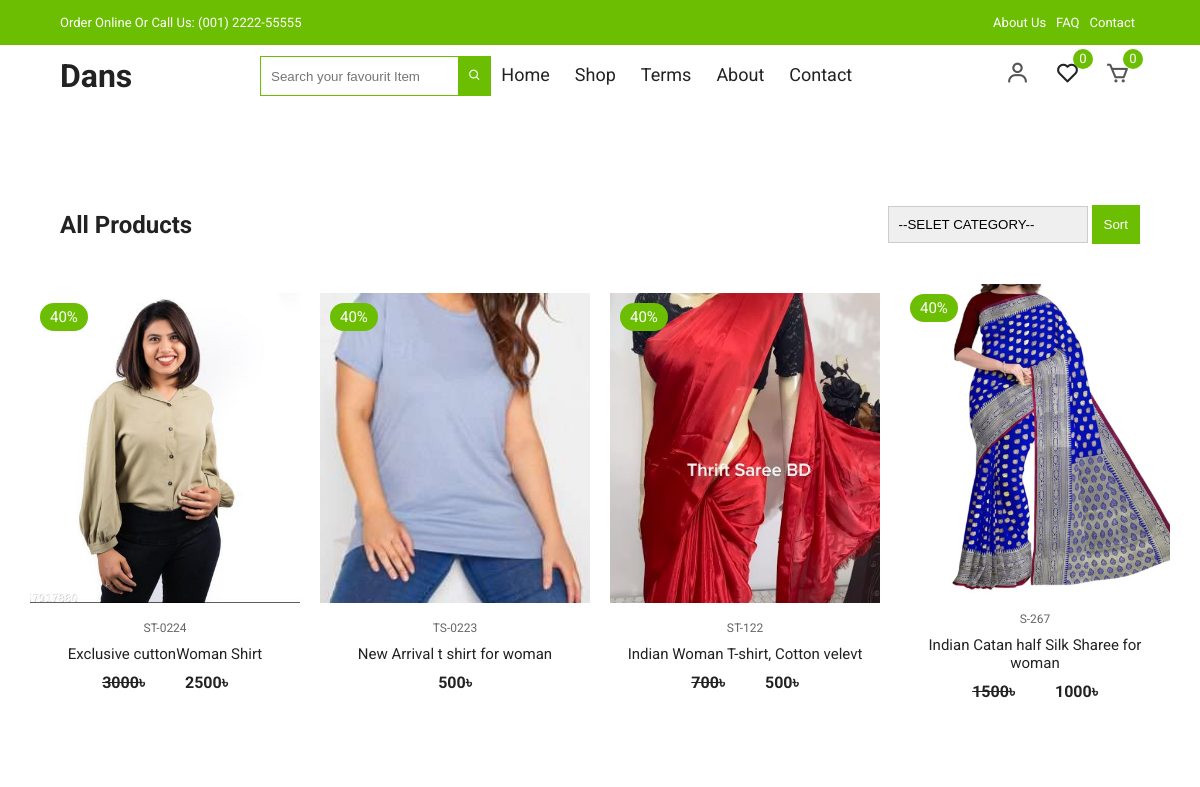
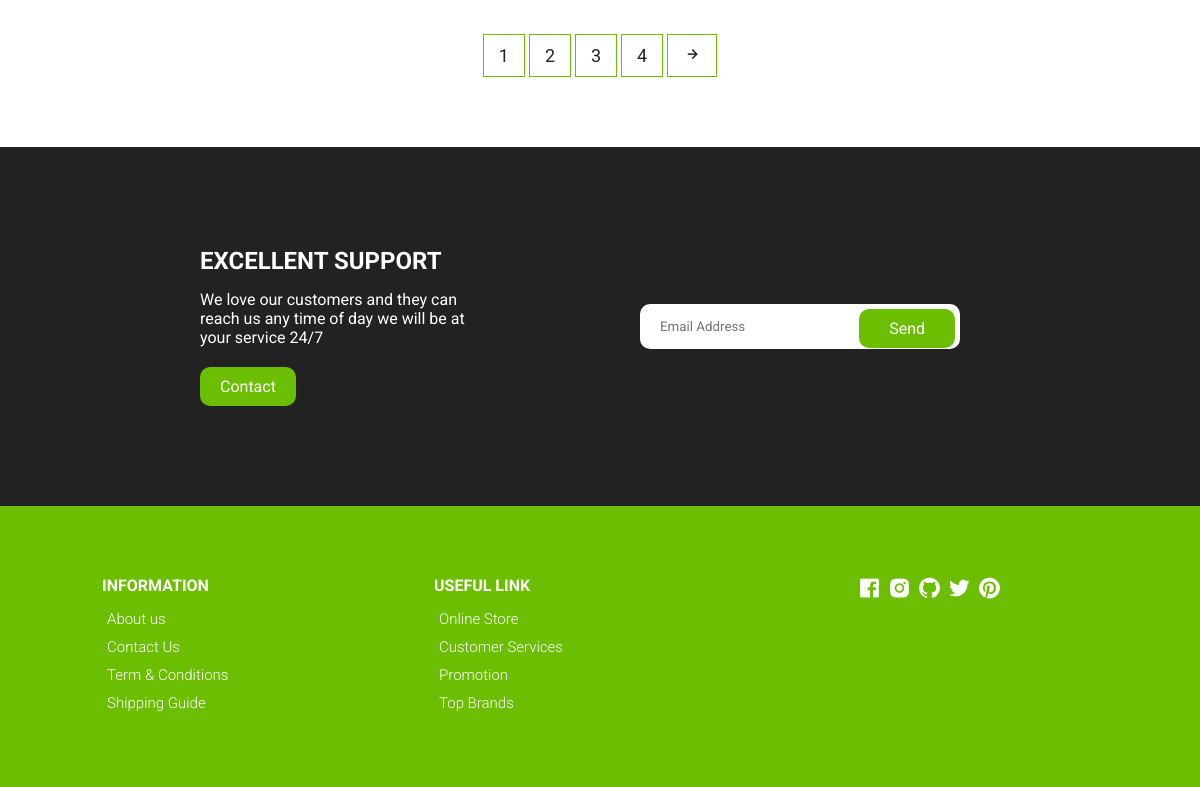
The page /product-shop/ on the database as committed earlier (2 pictures, top to bottom).
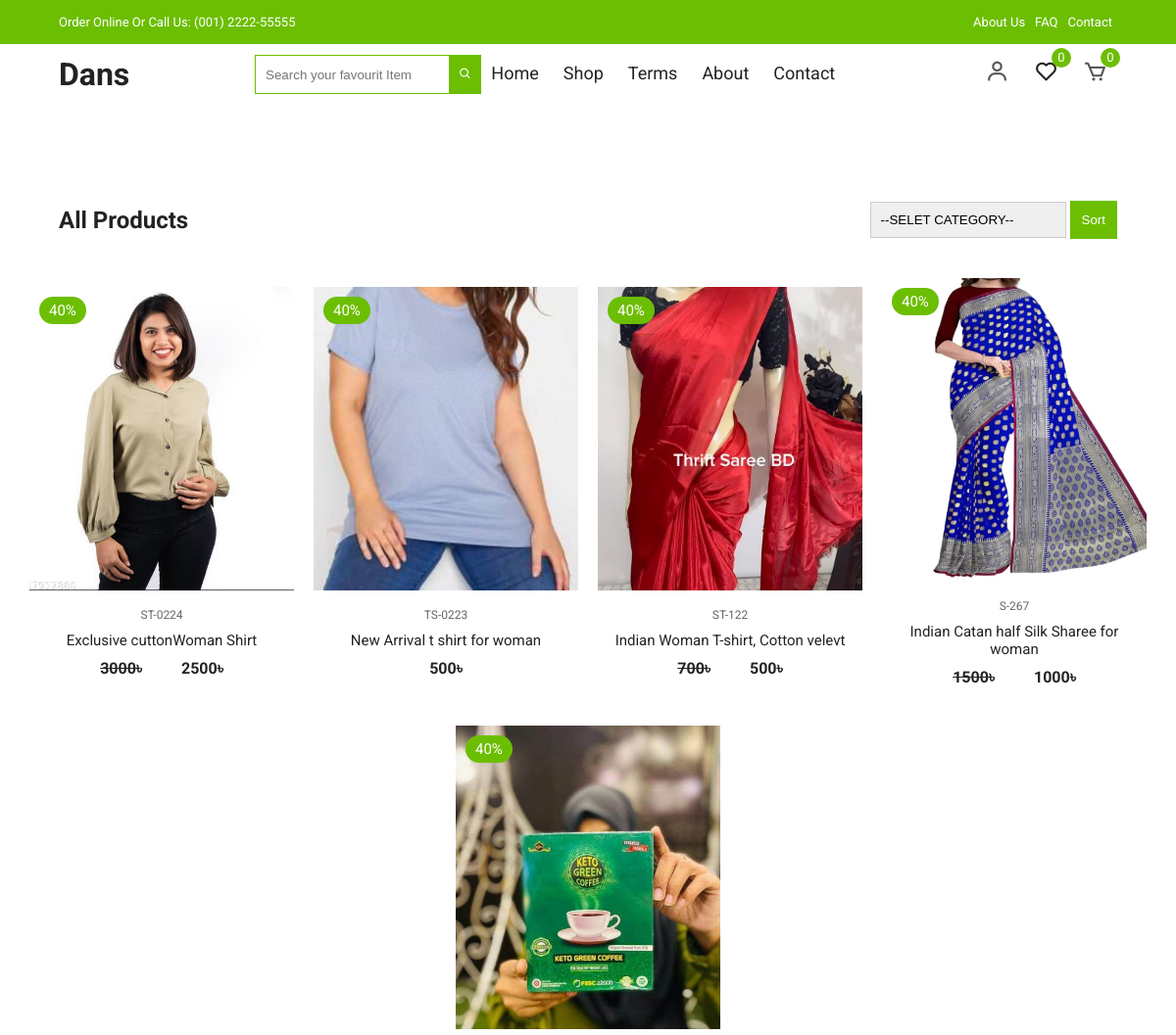
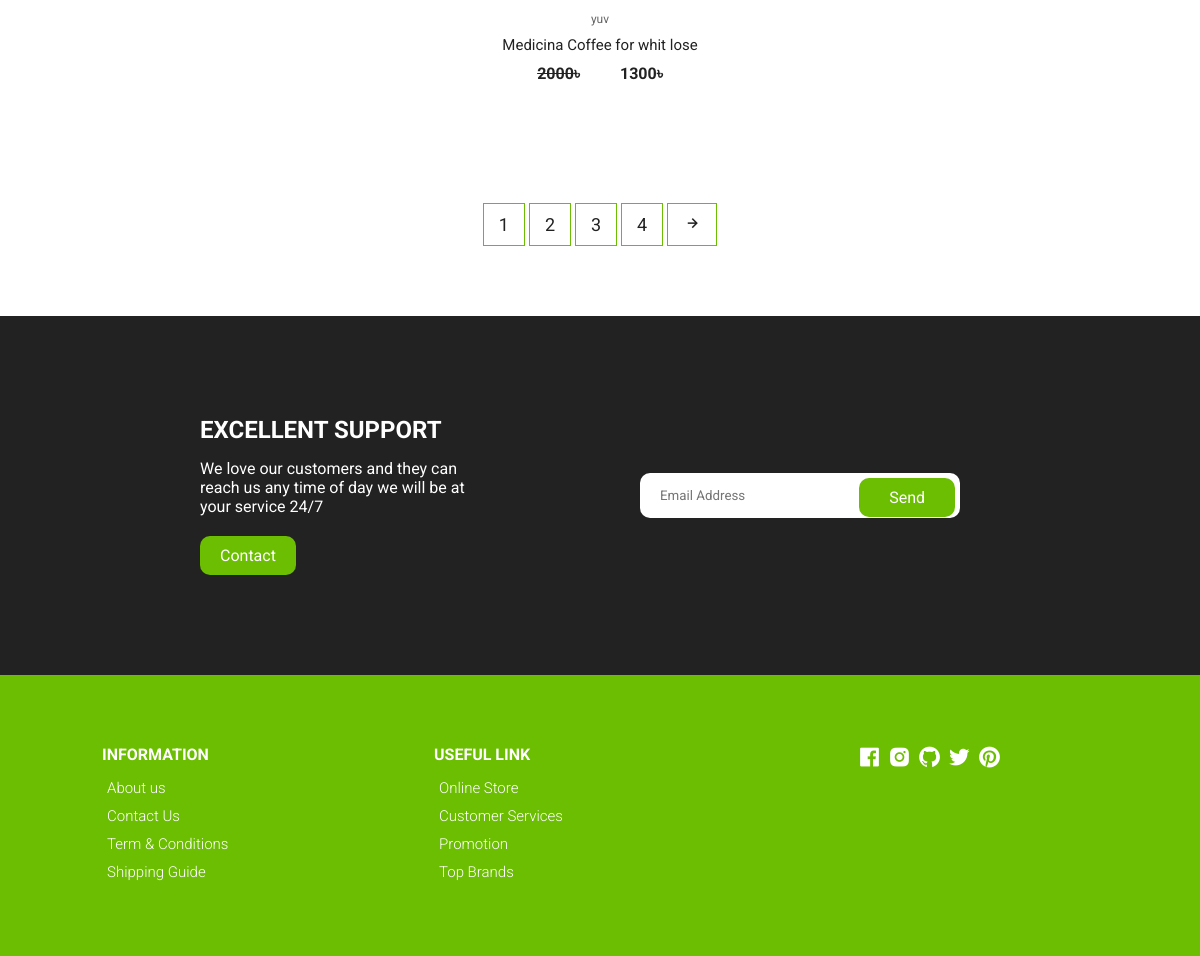
The same page on the database as committed later (2 pictures, top to bottom).
### shopApp/models.py (models this page shows, shortened)
class Product(models.Model):
    product_name         = models.CharField(max_length=260)
    product_code         = models.CharField(max_length=20)
    product_quintity     = models.IntegerField(default=0)
    product_category     = models.ForeignKey(Category, on_delete=models.CASCADE, related_name='category')
    roduct_title         = models.CharField(max_length=260)
    image                = models.ImageField(upload_to='products')
    product_color_image  = models.ManyToManyField(ColorImage, blank=True, null=True, related_name="colorImg")
    color_name           = models.CharField(max_length=160)
    availableSize        = models.CharField(max_length=60)
    slug                 = models.SlugField(unique=True, null=True, blank=True)
    details              = models.TextField()
    main_price           = models.IntegerField()
    is_newarival         = models.BooleanField(default=False)
    is_featured          = models.BooleanField(default=False)
    is_discount          = models.BooleanField(default=False)
    dic_price            = models.IntegerField(default=0, blank=True, null=True)
    cerated_at           = models.DateTimeField(auto_now_add=True)
    updated_at           = models.DateTimeField(auto_now=True)

### shopApp/views.py (the view)
# urls.py: path('product-shop/', views.Products, name='products'),
def Products(request):
    selectedProduct = None
    products = Product.objects.all()
    category = Category.objects.all()
    if request.method == 'GET':
        CategoryId = request.GET.get('category')
    if CategoryId != '--SELET CATEGORY--':
        selectedProduct = Product.objects.filter(product_category=CategoryId)
    context = {
        'products':products,
        'category':category,
        'selectedProduct':selectedProduct
    }
    return render(request, 'shopApp/shop.html', context)

### template/shopApp/shop.html (shortened to what this page needs)
{% extends "base.html" %}
{% load static %}
{% block body %}
<section class="section all-products" id="products">
    <div class="top container">
      <h1>All Products</h1>
      <form method="GET">
        <select name="category">
          {% for i in category %}
            <option selected hidden=True>--SELET CATEGORY--</option>
          {% endfor %}
        </select>
        <button style="background-color: #6cbe02; padding:12px;border:none;color:white;">Sort</button>
      </form>
    </div>
    <div class="product-center container">
      {% if selectedProduct %}
      {% for i in selectedProduct %}
        <div class="product-item">
          <div class="overlay">
            <a href="{% url 'shopApp:productDetails' slug=i.slug %}" class="product-thumb">
              <img src="/media/{{i.image}}" alt="" />
            </a>
            <span class="discount">40%</span>
          </div>
          <div class="product-info">
            <span>{{i.product_code}}</span>
            <a href="{% url 'shopApp:productDetails' slug=i.slug %}">{{i.roduct_title}}</a>
            {% if i.dic_price == 0 %}
            <h4 class="mr-4">{{i.main_price}}&#2547;</h4>
            {% else %}
            <div class="" style="display: flex; justify-content:center; gap:4rem;">
              <h4 class="mr-4"> <del>{{i.main_price}}</del>&#2547;</h4>
              <h4>{{i.dic_price}}&#2547;</h4>
            </div>
            {% endif %}
          </div>
          <ul class="icons">
            <li><a href="{% url 'shopApp:addWishList' slug=i.slug %}"><i class="bx bx-heart"></i></a></li>
            <li><i class="bx bx-search"></i></li>
            <li><i class="bx bx-cart"></i></li>
          </ul>
        </div>
      {% endfor %}
      {% else %}
      {% for i in products %}
        <div class="product-item">
          <div class="overlay">
            <a href="{% url 'shopApp:productDetails' slug=i.slug %}" class="product-thumb">
              <img src="/media/{{i.image}}" alt="" />
            </a>
            <span class="discount">40%</span>
          </div>
          <div class="product-info">
            <span>{{i.product_code}}</span>
            <a href="{% url 'shopApp:productDetails' slug=i.slug %}">{{i.roduct_title}}</a>
            {% if i.dic_price == 0 %}
            <h4 class="mr-4">{{i.main_price}}&#2547;</h4>
            {% else %}
            <div class="" style="display: flex; justify-content:center; gap:4rem;">
              <h4 class="mr-4"> <del>{{i.main_price}}</del>&#2547;</h4>
              <h4>{{i.dic_price}}&#2547;</h4>
            </div>
            {% endif %}
          </div>
          <ul class="icons">
          </ul>
        </div>
      {% endfor %}
      {% endif %}
    </div>
  </section>
  <section class="pagination">
    <div class="container">
      <span>1</span> <span>2</span> <span>3</span> <span>4</span>
      <span><i class="bx bx-right-arrow-alt"></i></span>
    </div>
  </section>
{% endblock %}

Rows that differ between the two databases and show on the page:
added Product: image (picture), product_code "yuv", roduct_title "Medicina Coffee for whit lose", main_price "2000", dic_price "1300"
